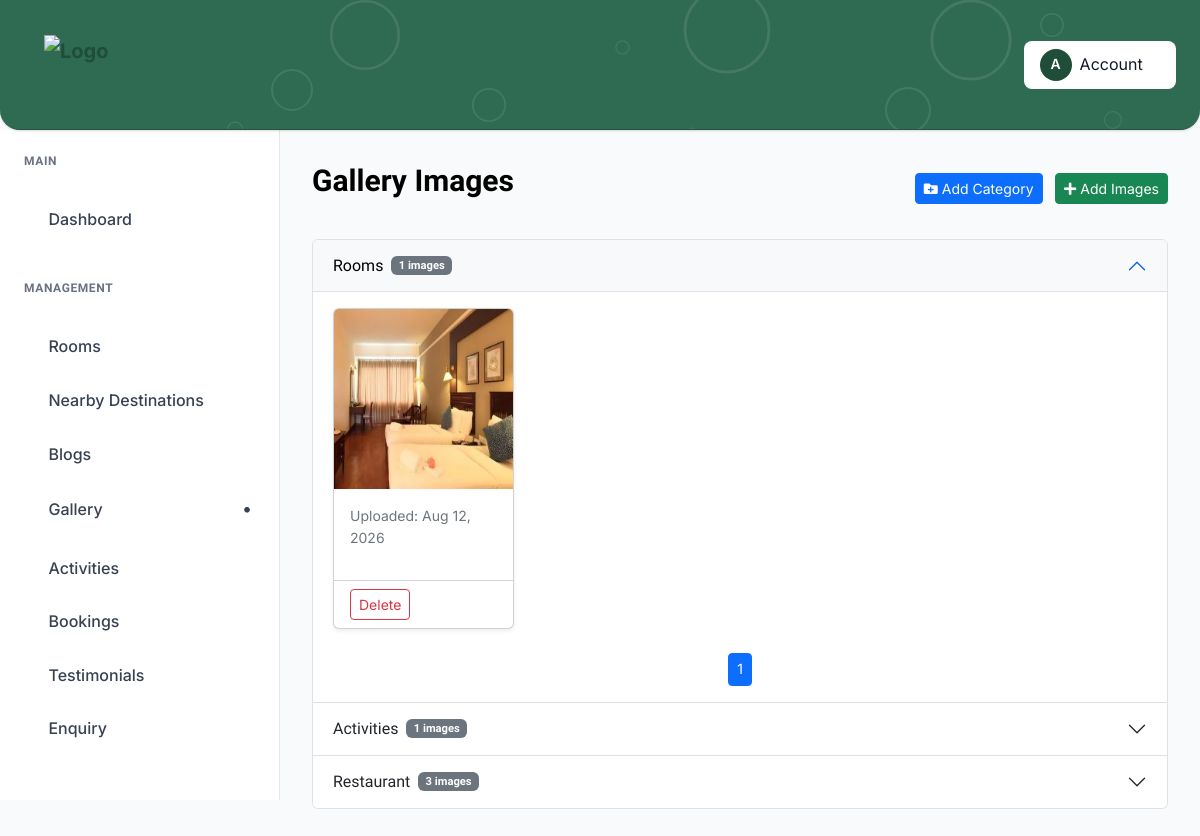
/list-images/, run on the app's committed database.
### tandj_app/models.py (models this page shows, shortened)
class Category(models.Model):
    name = models.CharField(max_length=100, unique=True)
    created_at = models.DateTimeField(auto_now_add=True)
    class Meta:
        verbose_name_plural = "Categories"

class OptimizedImageModel(models.Model):
    image_fields = []  # override in child models
    class Meta:
        abstract = True

class GalleryImage(OptimizedImageModel):
    category = models.ForeignKey(
        Category, on_delete=models.CASCADE, related_name="images"
    )
    title = models.CharField(max_length=150, blank=True, null=True)
    image = models.ImageField(upload_to="gallery/")
    uploaded_at = models.DateTimeField(auto_now_add=True)
    image_fields = ["image"]

### tandj_app/views.py (the view)
# urls.py: path("list-images/", views.gallery_images, name="list_image"),
def gallery_images(request):
    categories = Category.objects.all().prefetch_related("images")
    category_pages = {}
    for category in categories:
        images_qs = category.images.all().order_by("-uploaded_at")
        paginator = Paginator(images_qs, 8)  # 8 images per page
        page_number = request.GET.get(f"page_{category.id}", 1)
        try:
            page_obj = paginator.page(page_number)
        except PageNotAnInteger:
            page_obj = paginator.page(1)
        except EmptyPage:
            page_obj = paginator.page(paginator.num_pages)
        category_pages[category.id] = page_obj
    return render(
        request,
        "admin_pages/image_list.html",
        {
            "categories": categories,
            "category_pages": category_pages,
        },
    )

### tandj_app/context_processors.py (called while the page is built)
def booking_modal_rooms(request):
    return {
        'rooms': Room.objects.all()  # <-- add .filter(...) here if you need to exclude inactive/draft rooms
    }

### templates/admin_pages/image_list.html (shortened to what this page needs)
{% extends "admin_pages/base.html" %}
{% load static %}
{% block content %}
<div class="dashboard__form__wraper">
    <div class="create__course__title mb-4 d-flex justify-content-between align-items-center">
        <h4>Gallery Images</h4>
        <div>
            <a href="{% url 'tandj_app:add_category' %}" class="btn btn-primary btn-sm me-2">
    <i class="fas fa-folder-plus"></i> Add Category
</a>
<a href="{% url 'tandj_app:add_image' %}" class="btn btn-success btn-sm">
    <i class="fas fa-plus"></i> Add Images
</a>
        </div>
    </div>
    <div class="accordion" id="categoriesAccordion">
        {% for category in categories %}
        <div class="accordion-item">
            <h2 class="accordion-header" id="heading{{ category.id }}">
                <button class="accordion-button {% if not forloop.first %}collapsed{% endif %}" type="button"
                        data-bs-toggle="collapse" data-bs-target="#collapse{{ category.id }}"
                        aria-expanded="{% if forloop.first %}true{% else %}false{% endif %}"
                        aria-controls="collapse{{ category.id }}">
                    {{ category.name }}
                    <span class="badge bg-secondary ms-2">{{ category.images.count }} images</span>
                </button>
            </h2>
            <div id="collapse{{ category.id }}"
                 class="accordion-collapse collapse {% if forloop.first %}show{% endif %}"
                 aria-labelledby="heading{{ category.id }}" data-bs-parent="#categoriesAccordion">
                <div class="accordion-body">
                    {% for cat_id, page_obj in category_pages.items %}
                        {% if cat_id == category.id %}
                            {% if page_obj.object_list %}
                            <div class="row">
                                {% for image in page_obj %}
                                <div class="col-md-3 col-sm-4 col-6 mb-4">
                                    <div class="card h-100 shadow-sm">
                                        <img src="{{ image.image.url }}"
                                             class="card-img-top"
                                             alt="{{ image.title|default:image.image.name }}"
                                             style="height: 180px; object-fit: cover;">
                                        <div class="card-body">
                                            <p class="text-muted small">Uploaded: {{ image.uploaded_at|date:"M d, Y" }}</p>
                                        </div>
                                        <div class="card-footer bg-transparent d-flex justify-content-between">
                                            <button class="btn btn-sm btn-outline-danger" data-bs-toggle="modal" data-bs-target="#deleteImageModal{{ image.id }}">Delete</button>
                                        </div>
                                    </div>
                                </div>
                                {% endfor %}
                            </div>
                            <nav>
                                <ul class="pagination pagination-sm justify-content-center">
                                    {% for num in page_obj.paginator.page_range %}
                                        {% if num <= page_obj.number|add:3 and num >= page_obj.number|add:-3 %}
                                            <li class="page-item {% if page_obj.number == num %}active{% endif %}">
                                                <a class="page-link" href="?page_{{ category.id }}={{ num }}">{{ num }}</a>
                                            </li>
                                        {% endif %}
                                    {% endfor %}
                                </ul>
                            </nav>
                            {% else %}
                            <p class="text-muted">No images found in this category.</p>
                            {% endif %}
                        {% endif %}
                    {% endfor %}
                </div>
            </div>
        </div>
        {% endfor %}
    </div>
</div>
{% endblock %}

### templates/admin_pages/base.html (style rules this page uses)
:root { --primary-blue: #1f4d3a; --dark-blue: #14332a; --light-blue: #dcebe3; --sidebar-width: 280px; --header-height: 130px; --white: #ffffff; --gray-50: #f9fafb; --gray-100: #f3f4f6; --gray-200: #e5e7eb; --gray-300: #d1d5db; --gray-500: #6b7280; --gray-700: #374151; --gray-800: #1f2937; --gray-900: #111827; --shadow: 0 1px 3px 0 rgba(0, 0, 0, 0.1), 0 1px 2px 0 rgba(0, 0, 0, 0.06); --shadow-lg: 0 10px 15px -3px rgba(0, 0, 0, 0.1), 0 4px 6px -2px rgba(0, 0, 0, 0.05); }
* { margin: 0; padding: 0; box-sizing: border-box; }
body { font-family: 'Inter', 'Segoe UI', Tahoma, Geneva, Verdana, sans-serif; background-color: var(--gray-50); color: var(--gray-900); line-height: 1.6; }

### templates/admin_pages/image_list.html (style rules this page uses)
.accordion-button:not(.collapsed) { background-color: #f8f9fa; color: #000; }
.card { transition: transform 0.2s; }
.card-img-top { transition: opacity 0.2s; }
.badge { font-size: 0.7rem; }

### data on the page
Category: name "Rooms", images.count "1", page_range "1"
GalleryImage: image (picture), uploaded_at "Aug 12, 2026"
Category: name "Activities", images.count "1"
Category: name "Restaurant", images.count "3"
